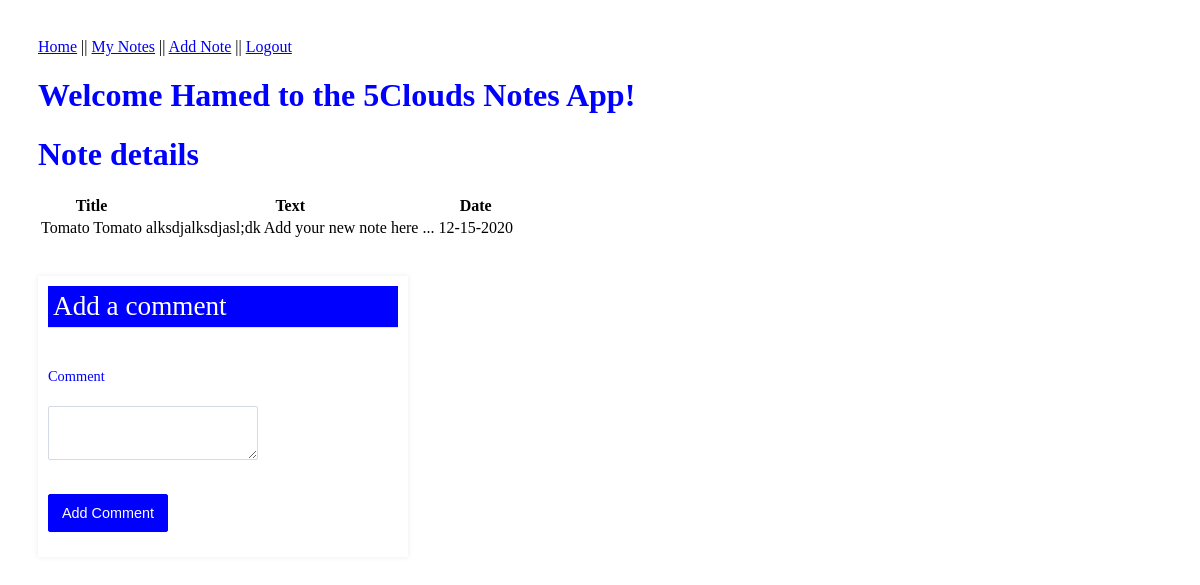
The page /notes/2 (signed in) on the database as committed earlier.
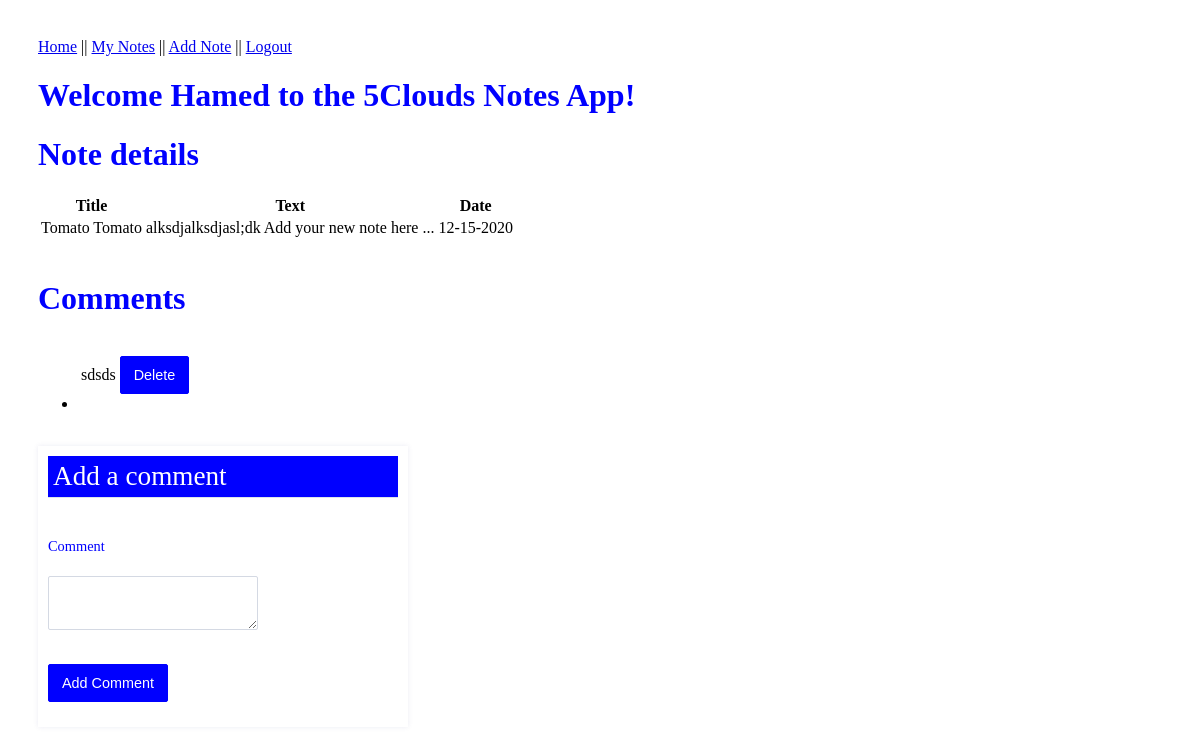
The same page on the database as committed later.
### models.py (models this page shows, shortened)
class Comment(db.Model):
    id = db.Column(db.Integer, primary_key=True)
    date_posted = db.Column(db.DateTime, nullable=False)
    content = db.Column(db.VARCHAR, nullable=False)
    note_id = db.Column(db.Integer, db.ForeignKey("note.id"), nullable=False)
    user_id = db.Column(db.Integer, db.ForeignKey("user.id"), nullable=False)

### 5clouds.py (the view)
@app.route('/notes/<note_id>')
def get_note(note_id):
    if session.get('user'):
        my_note = db.session.query(Note).filter_by(id=note_id).one()
        form = CommentForm()
        return render_template("note.html", note=my_note, user=session['user'], form=form)
    else:
        return redirect(url_for('login'))

### forms.py
class CommentForm(FlaskForm):
    class Meta:
        csrf = False
    comment = TextAreaField('Comment',validators=[Length(min=1)])
    submit = SubmitField('Add Comment')

### templates/note.html (shortened to what this page needs)
<!DOCTYPE html>
<html lang="en">
    <head>
        <link rel="stylesheet" href="{{ url_for('static', filename='main1.css') }}">
	<link rel="stylesheet" href="{{ url_for('static', filename='forms1.css') }}">
        <nav>
            <a href="{{ url_for('index') }}">Home</a> ||
            <a href="{{ url_for('get_notes') }}">My Notes</a> ||
            <a href="{{ url_for('new_note') }}">Add Note</a> ||
	    <a href={{ url_for('logout') }}>Logout</a>
       </nav>
    </head>
    <body>
        <h1>Welcome {{user}} to the 5Clouds Notes App!</h1>
        <h1>Note details</h1>
        <table>
            <tr>
                <th>Title</th>
                <th>Text</th>
                <th>Date</th>
            </tr>
            <tr>
                <td>{{ note.title }}</td>
                <td>{{ note.text }}</td>
                <td>{{ note.date }}</td>
            </tr>
        </table>
        <br>
        {% if note.comments %}
            {% if note.comments|length > 0 %}
                <h1>Comments</h2>
                <ul>
                {% for comment in note.comments %}
                <li><table>
                    <tr>
                        <td>
                            {{ comment.content }}
                        </td>
                        <td>
                            <form action="{{ url_for('delete_comment', comment_id=comment.id, note_id=note.id) }}" method="post">
                                <input type="submit" value="Delete">
                            </form>
                        </td>
                    </tr>
                </table></li>
                {% endfor %}
                </ul>
            {% endif %}
        {% endif %}
        <br>
<form action="{{ url_for('new_comment', note_id=note.id) }}" method="post">
  <div class="formwrapper">
    <h2 class="title">Add a comment</h2>
    <div class="form-field">
      {{ form.comment.label }} <br/> {{ form.comment }}
    </div>
    {{ form.submit }}
  </div>
</form>
    </body>
</html>

Rows that differ between the two databases and show on the page:
added Comment: content "sdsds"
Other text that changed with them:
text now shown: "Comments"
